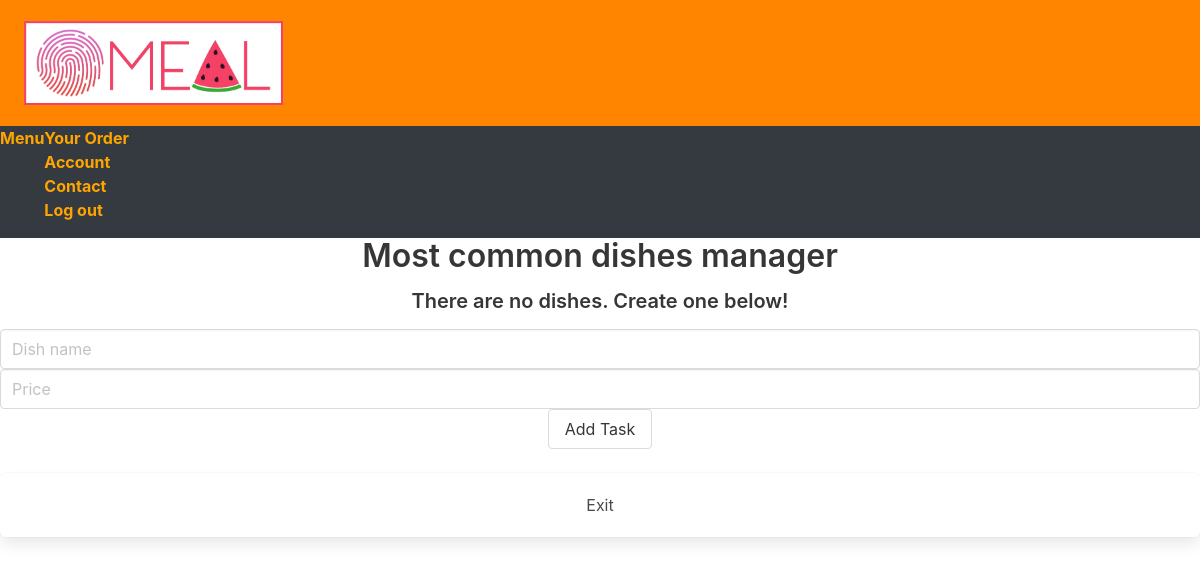
Before: /most_common_dishes_manager with the older database file.
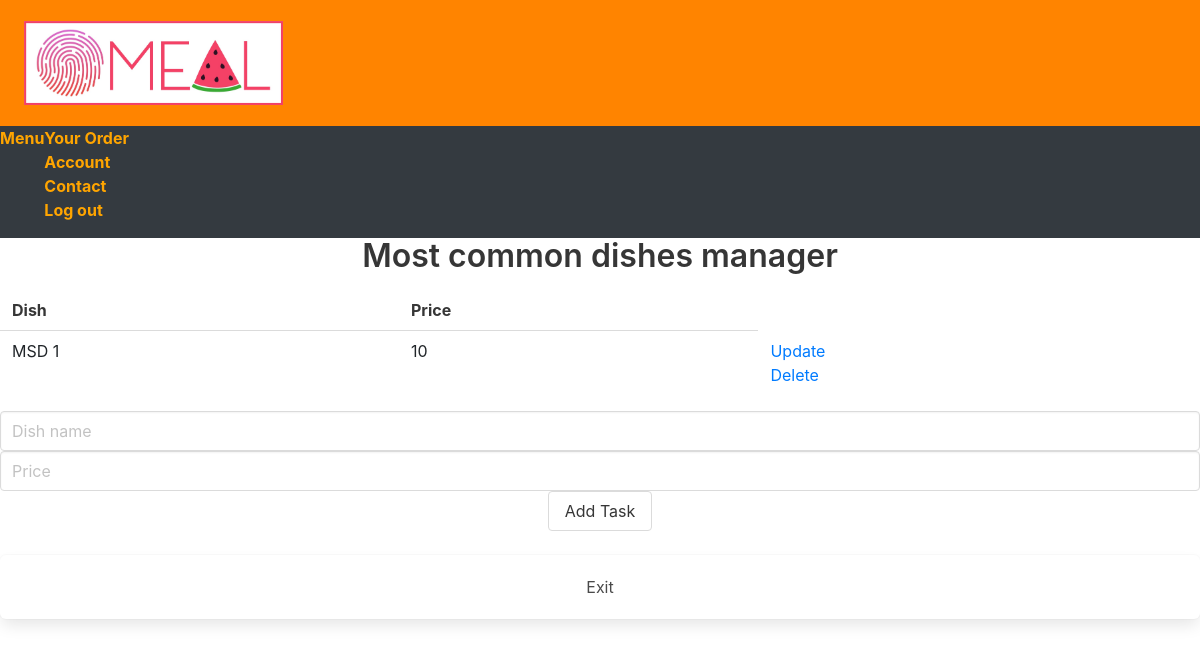
After: the same page with the newer database file.
### main.py (models this page shows, shortened)
class MostCommonDishes(db.Model):
    id = db.Column(db.Integer, primary_key=True)
    name = db.Column(db.String(200), nullable=False)
    price = db.Column(db.Integer)

### main.py (the view)
@main.route('/most_common_dishes_manager', methods=['POST', 'GET'])
def most_common_dishes_manager():
    if request.method == 'POST':
        input_name = request.form['name']
        input_price = request.form['price']
        new_dish = MostCommonDishes(name=input_name, price=input_price)
        try:
            db.session.add(new_dish)
            db.session.commit()
            return redirect('/most_common_dishes_manager')
        except:
            return 'There was an issue adding your dish'
    else:
        dishes = MostCommonDishes.query.order_by(MostCommonDishes.id).all()
        return render_template('menu_manager/most_common_dishes_manager.html', dishes=dishes)

### templates/menu_manager/most_common_dishes_manager.html (shortened to what this page needs)
{% extends 'base.html' %}
{% block body %}
<div class="content">
    <h1 class = "has-text-centered">Most common dishes manager</h1>
    {% if dishes|length < 1 %}
    <h4 class = "has-text-centered">There are no dishes. Create one below!</h4>
    {% else %}
    <table>
        <tr>
            <th>Dish</th>
            <th>Price</th>
        </tr>
        {% for dish in dishes %}
            <tr>
                <td>{{ dish.name }}</td>
                <td>{{ dish.price }}</td>
                <td>
                    <a href="/most_common_dishes_update/{{dish.id}}">Update</a>
                    <br>
                    <a href="/most_common_dishes_delete/{{dish.id}}">Delete</a>
                </td>
            </tr>
        {% endfor %}
    </table>
    {% endif %}
    <div class="form has-text-centered ">
        <form action="/most_common_dishes_manager" method="POST">
            <input class = "input" type="text" name="name" id="name" placeholder = "Dish name">
            <input class = "input" type="number" name="price" id="price" placeholder = "Price">
            <input class = "button" type="submit" value="Add Task">
        </form>
    </div>
    <br>
    <a href="{{ url_for('manager') }}" class="has-text-centered box">Exit</a>
</div>
{% endblock %}

Changed rows visible on the page:
added MostCommonDishes: name "MSD 1", price "10"
Other visible differences:
text no longer shown: "There are no dishes. Create one below!"
text now shown: "Dish Price"
